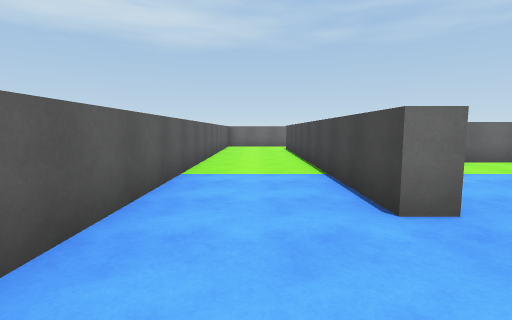
View 1 (above)

24 first-person views from a walk through a Unity game level. The camera is 1.4 m above the floor, tilts 6° down and sees 85° across. The floor is counted in squares, 2 m on a side. Each view is taken from the middle of a square. On the plan, view 1 faces up. The plan holds only what a view shows up to about 9 squares ahead; the rest is blank. The player is left out.

View 2
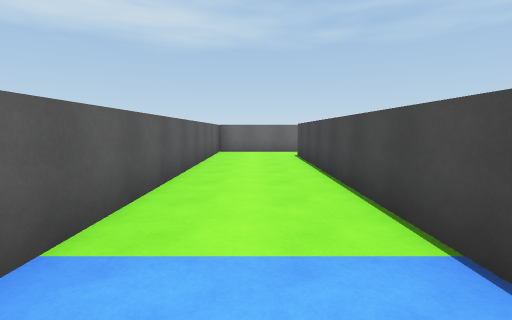

View 3
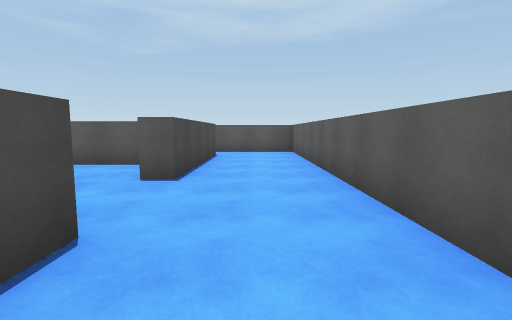

View 4
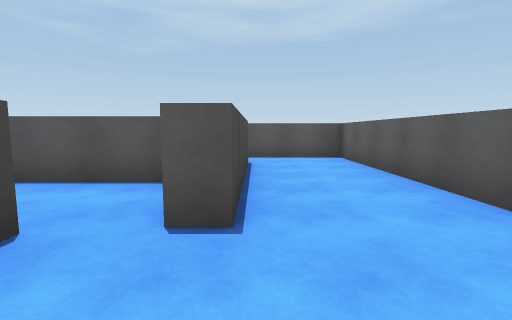

View 5
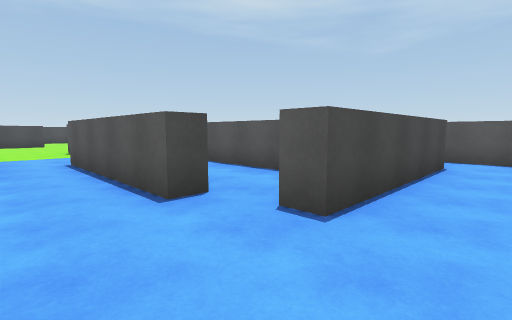

View 6
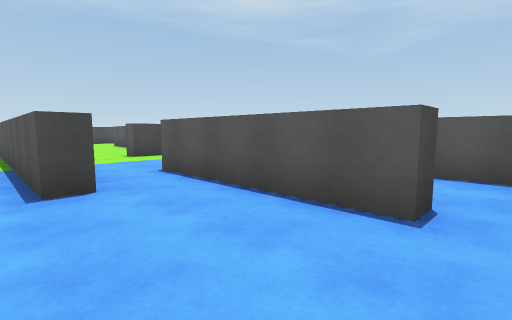

View 7
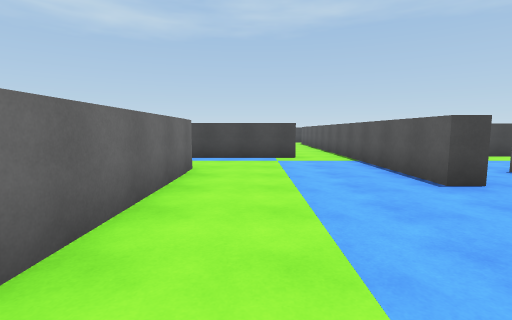

View 8
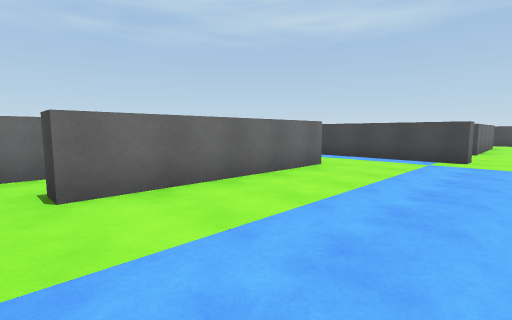

View 9
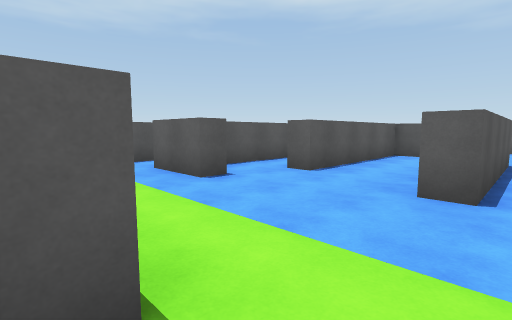

View 10
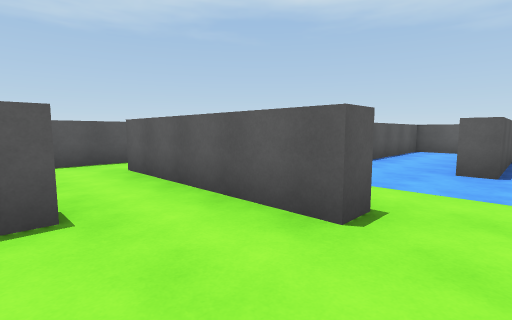

View 11
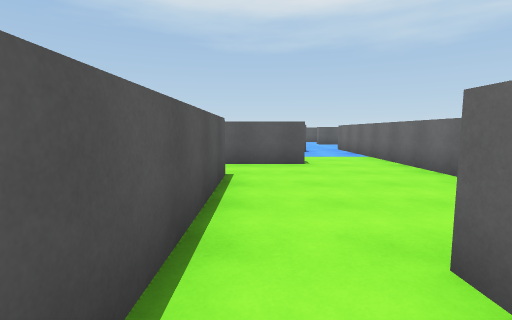

View 12
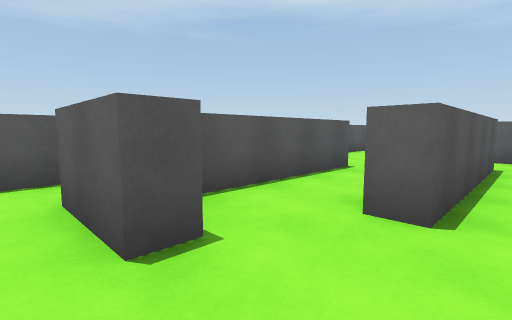

View 13
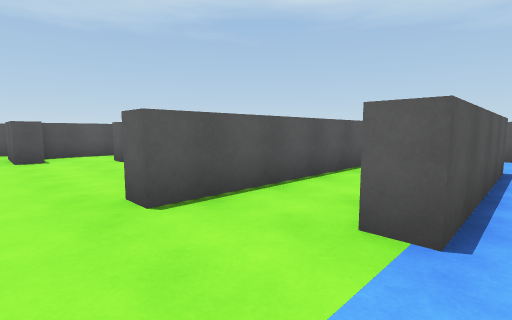

View 14
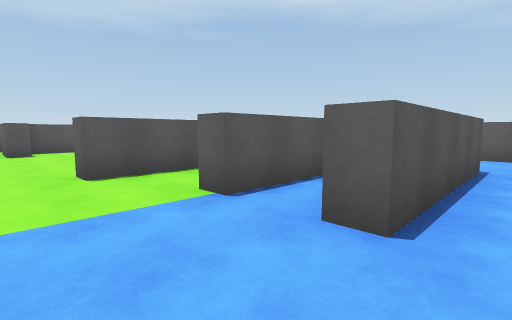

View 15
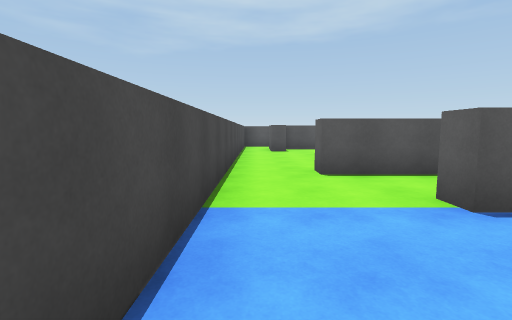

View 16
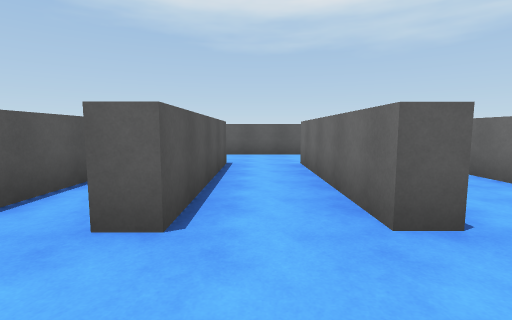

View 17
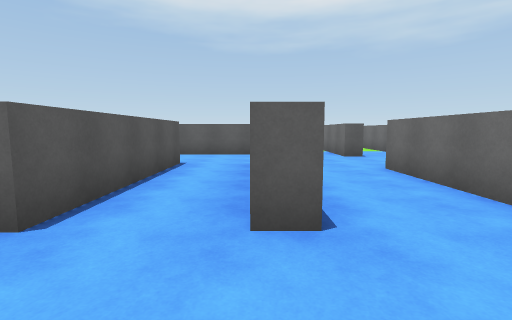

View 18
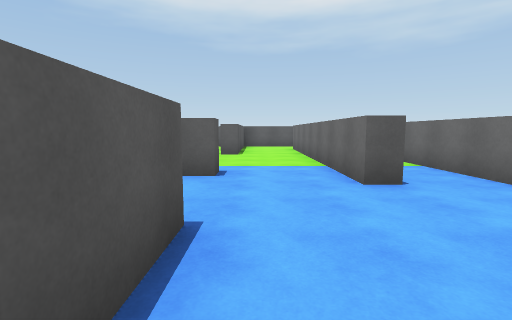

View 19
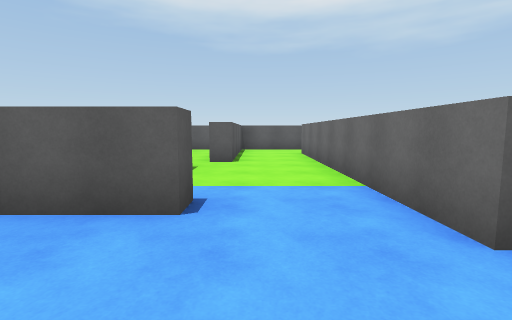

View 20
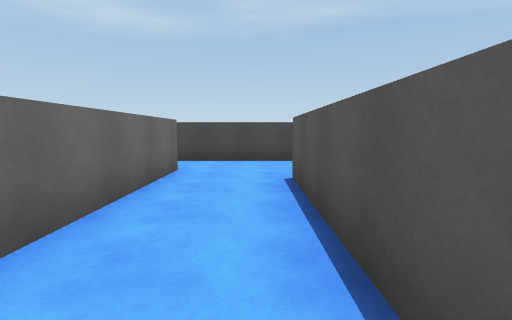

View 21
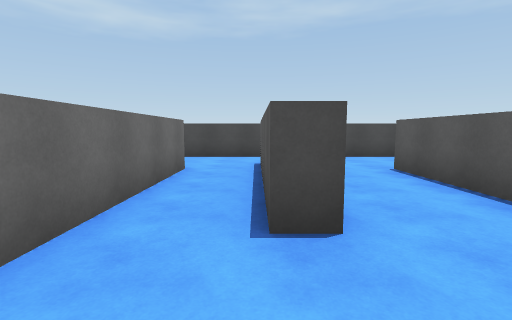

View 22
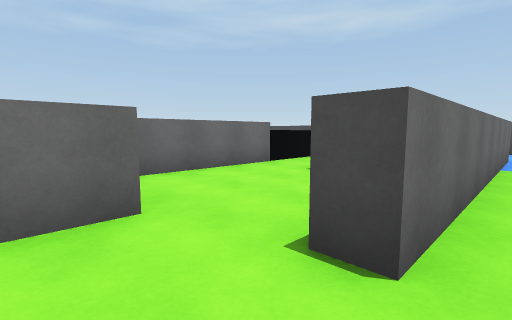

View 23
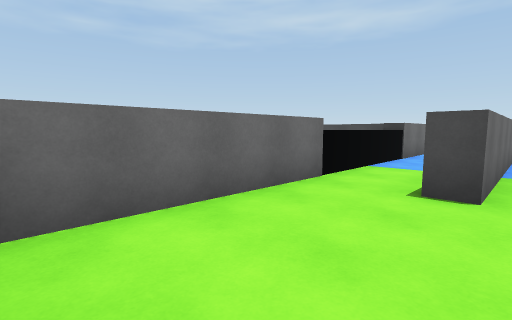

View 24
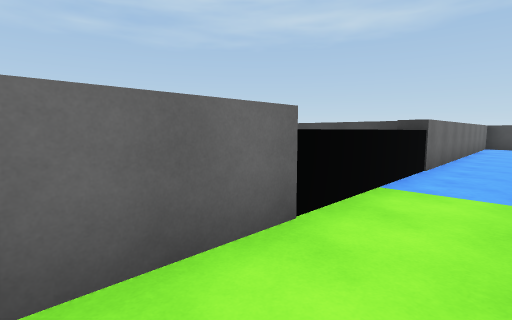

### Floor plan
Ten units are one square. View 1 is at (0, 0); x grows to the right and y downward. Boxes are objects, and circles mark ways between rooms. Rooms are numbered by the first view taken in them; rooms with no view inside come last. Other rooms are left out.
<svg viewBox="-17 -155 207 213">
<path fill="none" stroke="#000" d="M12 -22 12 -109M-12 -119 -12 53 15 53M12 41 12 0M55 -20 55 -26 95 -26M72 -62 26 -62 26 -67M18 -22 12 -22M26 -7 67 -7M92 -40 92 -65M27 -80 21 -80M115 15 145 15M119 -22 94 -22M96 0 101 0 101 24M145 15 157 15 157 20M169 25 175 25 175 41M161 -47 161 -41M185 20 185 -45M137 -42 120 -42M95 -26 170 -26 170 -20M98 -40 92 -40M120 -64 161 -64 161 -57M161 -80 120 -80M97 -75 97 -45M185 -45 185 -75M119 -85 161 -85 161 -80M170 -104 128 -104M104 -104 94 -104M97 -85 97 -75M185 -75 185 -105M105 -123 63 -123 63 -129M104 -110 104 -104M128 -104 128 -109 162 -109M65 -143 30 -143M162 -123 124 -123M185 -105 185 -130M29 -85 58 -85 58 -79M30 -123 20 -123M91 -85 97 -85M94 -104 34 -104 34 -110M92 -65 92 -75M67 -7 67 -1M71 25 77 25 77 41M42 36 64 36M26 -1 26 -7M96 20 96 0M17 6 17 18 57 18 57 24M94 -22 70 -22M12 0 18 0M165 -143 65 -143M127 36 169 36M101 24 101 41"/>
<circle cx="10" cy="-15" r="3" fill="#2a7"/>
<circle cx="10" cy="-115" r="3" fill="#2a7"/>
<circle cx="90" cy="-30" r="3" fill="#2a7"/>
<circle cx="80" cy="-70" r="3" fill="#2a7"/>
<circle cx="20" cy="-10" r="3" fill="#2a7"/>
<circle cx="150" cy="10" r="3" fill="#2a7"/>
<circle cx="100" cy="-10" r="3" fill="#2a7"/>
<circle cx="110" cy="20" r="3" fill="#2a7"/>
<circle cx="105" cy="-55" r="3" fill="#2a7"/>
<circle cx="175" cy="-55" r="3" fill="#2a7"/>
<circle cx="160" cy="20" r="3" fill="#2a7"/>
<circle cx="105" cy="-80" r="3" fill="#2a7"/>
<circle cx="175" cy="-80" r="3" fill="#2a7"/>
<circle cx="115" cy="-110" r="3" fill="#2a7"/>
<circle cx="175" cy="-110" r="3" fill="#2a7"/>
<circle cx="90" cy="-95" r="3" fill="#2a7"/>
<circle cx="40" cy="-120" r="3" fill="#2a7"/>
<circle cx="175" cy="-130" r="3" fill="#2a7"/>
<circle cx="70" cy="-140" r="3" fill="#2a7"/>
<text x="0" y="-40">1</text>
<text x="50" y="-40">2</text>
<text x="120" y="0">3</text>
<text x="160" y="-10">4</text>
<text x="140" y="-70">5</text>
<text x="140" y="-90">6</text>
<text x="100" y="-120">7</text>
<text x="50" y="-100">8</text>
<text x="60" y="10">9</text>
<text x="130" y="-140">10</text>
<text x="130" y="30">11</text>
</svg>
Room 1 opens to room 2. Room 1 opens to room 8. Room 2 opens to room 4. Room 2 opens to room 8. Room 2 opens to room 9. Room 3 opens to room 4. Room 3 opens to room 9. Room 3 opens to room 11. Room 4 opens to room 5. Room 4 opens to room 11. Room 5 opens to room 6. Room 6 opens to room 7. Room 6 opens to room 8. Room 7 opens to room 8. Room 7 opens to room 10.

Where each view was taken, in squares from view 1:
view 1: 0 up, 0 right, facing up
view 2: 3 up, 0 right, facing up
view 3: 4 up, 0 right, facing down
view 4: 2 up, 1 right, facing down
view 5: 2 up, 0 right, facing down-right
view 6: 3 up, 2 right, facing down-right
view 7: 5 up, 2 right, facing right
view 8: 3 up, 2 right, facing up-right
view 9: 1 up, 10 right, facing down-left
view 10: 1 up, 12 right, facing down-left
view 11: 1 down, 16 right, facing left
view 12: 1 down, 18 right, facing down-left
view 13: 5 up, 18 right, facing down-left
view 14: 7 up, 18 right, facing down-left
view 15: 7 up, 18 right, facing down
view 16: 7 up, 18 right, facing left
view 17: 8 up, 18 right, facing left
view 18: 9 up, 14 right, facing left
view 19: 9 up, 12 right, facing left
view 20: 9 up, 12 right, facing right
view 21: 11 up, 11 right, facing right
view 22: 10 up, 2 right, facing up-right
view 23: 12 up, 3 right, facing up-right
view 24: 13 up, 5 right, facing up-right
